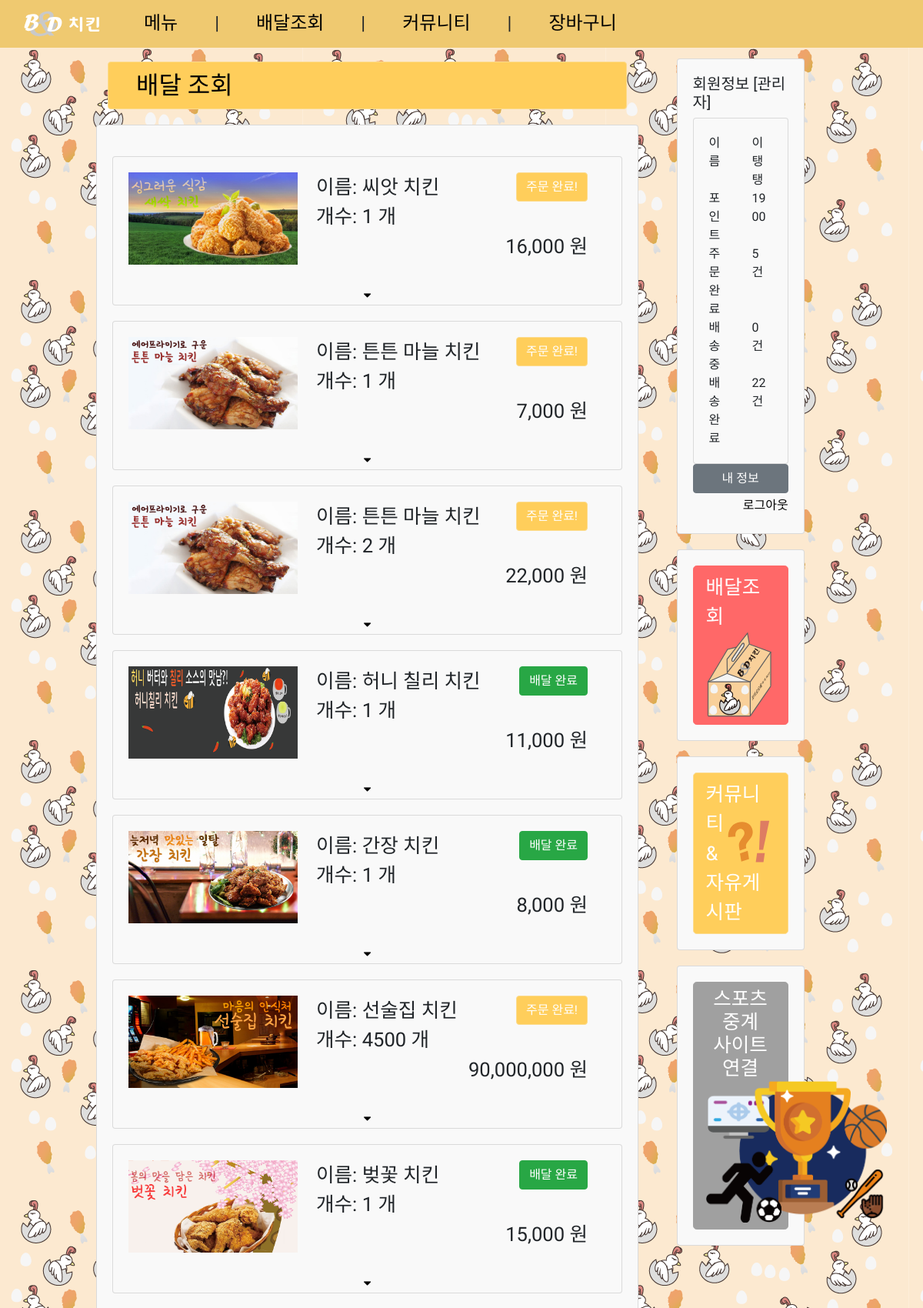
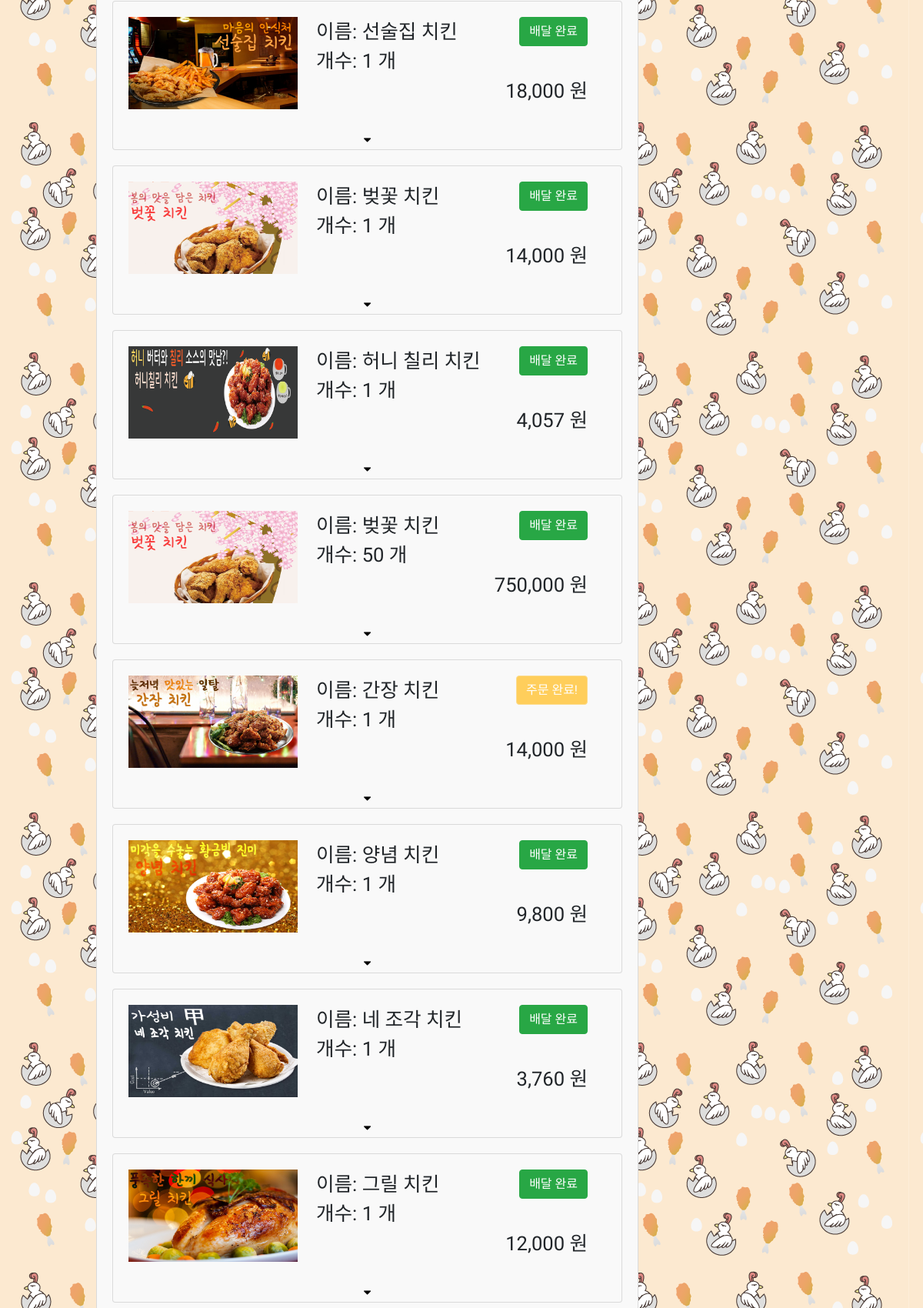
Page /pages/chicken/baedal.php (signed in, upper part) on the committed database (2 pictures, top to bottom).
### tables this page shows
CREATE TABLE `baedal_list` (
  `ID` int(11) NOT NULL,
  `userId` int(11) NOT NULL,
  `itemId` int(11) NOT NULL,
  `itemName` varchar(40) NOT NULL,
  `itemNum` int(11) NOT NULL,
  `peopleName` varchar(40) NOT NULL,
  `addressName` varchar(40) NOT NULL,
  `phone1` varchar(40) NOT NULL,
  `phone2` varchar(40) NOT NULL,
  `address` varchar(40) NOT NULL,
  `memo` text NOT NULL,
  `usedCupon` varchar(400) NOT NULL,
  `usedPoint` int(11) NOT NULL,
  `price` varchar(40) NOT NULL,
  `orderedTime` timestamp NOT NULL DEFAULT CURRENT_TIMESTAMP,
  `baedal` tinyint(1) NOT NULL,
  `completeTime` timestamp NULL DEFAULT NULL
);

CREATE TABLE `user` (
  `userId` int(11) NOT NULL,
  `name` varchar(100) NOT NULL,
  `email` varchar(100) NOT NULL,
  `password` varchar(400) NOT NULL,
  `tel` varchar(40) NOT NULL,
  `address` varchar(100) NOT NULL,
  `point` int(11) NOT NULL
);

### pages/chicken/baedal.php (the view, shortened to what this page needs)
<?php
include "/var/www/html/WebProgramming/sql/connection/dbconnect.php";
mysqli_query($con, "set session character_set_connection=utf8;");
mysqli_query($con, "set session character_set_results=utf8;");
mysqli_query($con, "set session character_set_client=utf8;");
$role_sql = "SELECT `role` FROM `authorities` WHERE `userId` = " . $_SESSION['usr_id'];
$result = mysqli_query($con, $role_sql);
while ($row = mysqli_fetch_assoc($result))
    $auth[] = $row['role'];
$resultCnt = 0;
$baedal_list_sql = "SELECT `ID`, `itemId`, `itemName`, `itemNum`, `peopleName`, `addressName`, `phone1`, `phone2`, `address`, `memo`, `usedCupon`, `usedPoint`, `price`, `orderedTime`, `baedal`, `completeTime`, (SELECT url FROM `item_images` WHERE `itemId` = `baedal_list`.`itemId`) as `url` FROM `baedal_list`";
$baedal_list_sql .= " ORDER BY `ID` DESC";
$result = mysqli_query($con, $baedal_list_sql);
while ($row = mysqli_fetch_assoc($result)) {
    $baedal[$resultCnt]['ID'] = $row['ID'];
    $baedal[$resultCnt]['itemId'] = $row['itemId'];
    $baedal[$resultCnt]['itemName'] = $row['itemName'];
    $baedal[$resultCnt]['itemNum'] = $row['itemNum'];
    $baedal[$resultCnt]['peopleName'] = $row['peopleName'];
    $baedal[$resultCnt]['addressName'] = $row['addressName'];
    $baedal[$resultCnt]['phone1'] = $row['phone1'];
    $baedal[$resultCnt]['phone2'] = $row['phone2'];
    $baedal[$resultCnt]['address'] = $row['address'];
    $baedal[$resultCnt]['memo'] = $row['memo'];
    $baedal[$resultCnt]['usedCupon'] = $row['usedCupon'];
    $baedal[$resultCnt]['usedPoint'] = $row['usedPoint'];
    $baedal[$resultCnt]['price'] = $row['price'];
    $baedal[$resultCnt]['orderedTime'] = $row['orderedTime'];
    $baedal[$resultCnt]['baedal'] = $row['baedal'];
    $baedal[$resultCnt]['completeTime'] = $row['completeTime'];
    $baedal[$resultCnt]['url'] = $row['url'];
    if ($baedal[$resultCnt]['baedal'] == 0 && $baedal[$resultCnt]['completeTime'] == NULL) {
        $baedal[$resultCnt]['isComplete'][1] = 'btn-yellow';
        $baedal[$resultCnt]['isComplete'][0] = '주문 완료!';
    } else if ($baedal[$resultCnt]['completeTime'] == NULL) {
        $baedal[$resultCnt]['isComplete'][1] = 'btn-secondary';
        $baedal[$resultCnt]['isComplete'][0] = '배달 중 ~';
    } else {
        $baedal[$resultCnt]['isComplete'][1] = 'btn-success';
        $baedal[$resultCnt]['isComplete'][0] = '배달 완료';
    }
    $cuponCnt = 0;
    $cupon_list = json_decode($row['usedCupon']);
    if (empty($cupon_list)) $baedal[$resultCnt]['cupon'] = [];
    else {
        foreach ($cupon_list as $c) {
            $cupon_sql = "SELECT `name`, `price` FROM `cupon_list` WHERE `ID` = " . $c;
            $cupon_result = mysqli_query($con, $cupon_sql);
            while ($cupon_row = mysqli_fetch_assoc($cupon_result)) {
                $baedal[$resultCnt]['cupon'][$cuponCnt][0] = $cupon_row['name'];
                $baedal[$resultCnt]['cupon'][$cuponCnt][1] = $cupon_row['price'];
                $cuponCnt++;
            }
        }
    }
    $resultCnt++;
}
?>
<!DOCTYPE html>
<html>
    <head>
    <?php include "../header.php"; ?>
    </head>
    <body>
    <?php include "../navbar.php"; ?>
  <div class="container-fluid" style="padding-left: 125px; padding-right: 125px; background-image: url('../../assets/images/background-2.png');">
    <div class="row">
      <div class="col-lg-9">
          <div class="col-lg-12 mt-4">
            <div class="btn btn-yellow full_button">
                <span class="huge_font" style="float: left; padding-left: 1.5rem;">
                    배달 조회
                </span>
            </div>
          </div>
        <div class="card">
            <div class="card-body text-center">
                <?php
                for ($i = 0; $i < count($baedal); $i++) {
                    echo '
                    <div class="card">
                        <div class="card-body text-left">
                            <a href="./details.php?id=' . $baedal[$i]['itemId'] . '" .>
                                <img class="float-left" src="../../' . $baedal[$i]['url'] . '" width=220 height=120>
                            </a>
                            <div class="large_font float-left px-4" style="width: calc(100% - 220px)">
                                <span id="phase' . $baedal[$i]['ID'] . '" class="btn ' . $baedal[$i]['isComplete'][1] . ' float-right" onclick="nextPhase(' . $baedal[$i]['ID'] . ')">
                                    ' . $baedal[$i]['isComplete'][0] . '
                                </span>
                                <div>
                                    <span>이름: </span>
                                    <span>' . $baedal[$i]['itemName'] . '</span>
                                </div>
                                <div>
                                    <span>개수: </span>
                                    <span>' . $baedal[$i]['itemNum'] . ' 개</span>
                                </div>
                                <div class="float-right">
                                    <span>' . number_format($baedal[$i]['price']) . ' 원</span>
                                </div>
                            </div>
                        </div>
                        <a data-toggle="collapse" href="#item' . $baedal[$i]['ID'] . '" role="button" aria-expanded="false" aria-controls="item' . $baedal[$i]['ID'] . '">
                            <span class="fa fa-sort-down p-2"></span>
                        </a>
                    </div>
                    <div id=item' . $baedal[$i]['ID'] . ' class="collapse">
                                        ' . $baedal[$i]['peopleName'] . '
                                        ' . $baedal[$i]['addressName'] . '
                                        ' . $baedal[$i]['phone1'] . '
                                        ' . $baedal[$i]['phone2'] . '
                                        ' . $baedal[$i]['address'] . '
                                        ' . $baedal[$i]['memo'] . '
                        <div class="card m-0">
                            <div class="card-body text-left">
                                <div class="row">
                                    <div class="col-10">
                                        ' . number_format($baedal[$i]['usedPoint']) . '
                                    </div>';
                                echo'</div>
                            </div>
                        </div>
                    </div>';
                }
                ?>
            </div>
        </div>
      </div>
      <?php include "../sidebar.php"; ?>
    </div>
  </div>
    </body>
</html>

### pages/sidebar.php (shortened to what this page needs)
<div class="col-lg-3" style="padding-right: 3%; padding-left: 2%">
  <div class="container">
      <div class="card">
          <div class="card-body">
                  <?php
                  if (!isset($_SESSION['usr_id'])) {
                  ?>
                  <div class="text-center">
                      <img src="../../assets/images/Text_Logo.svg" height=100 class="img_top" style="width: 5rem;" />
                      <img src="../../assets/images/Chicken_Logo.svg" height=150 style="width: 7rem;" />
                  </div>
                  <h5 class="card-title">로그인</h5>
                  <form method="POST" action="../user/login.php">
                      <div class="form-group">
                          <input type="text" class="form-control" placeholder="이메일" name="email" >
                          <input type="password" class="form-control" placeholder="패스워드" name="password">
                      </div>
                      <button type="submit" class="btn btn-primary form-control">로그인</button>
                      <div class="my-1">
                          <div class="float-left">
                              <a href="../user/register.php">회원가입</a>
                          </div>
                          <div class="float-right">
                              <a href="../user/idfind.php">이메일 찾기</a>
                              <a href="../user/pwfind.php">비밀번호 찾기</a>
                          </div>
                      </div>
                  </form>
                  <?php
                  } else {
                  $role_sql = "SELECT `role` FROM `authorities` WHERE `userId` = " . $_SESSION['usr_id'];
                  $result = mysqli_query($con, $role_sql);
                  while ($row = mysqli_fetch_assoc($result))
                      $auth[] = $row['role'];
                  if (in_array("IS_ADMIN", $auth))
                      $isAdmin = true;
                  else
                      $isAdmin = false;
                  $notBaedal = 0;
                  $isBaedal = 0;
                  $completeBaedal = 0;
                  $point_sql = "SELECT `point` FROM `user` WHERE `userId` = " . $_SESSION['usr_id'];
                  $user_sql = "SELECT `baedal`, `completeTime` FROM `baedal_list`";
                  $result = mysqli_query($con, $point_sql);
                  while ($row = mysqli_fetch_assoc($result)) {
                      $point = $row['point'];
                  }
                  $result = mysqli_query($con, $user_sql);
                  while ($row = mysqli_fetch_assoc($result)) {
                      if ($row['baedal'] == 0 && $row['completeTime'] == NULL) {
                          $notBaedal++;
                      } else if ($row['completeTime'] == NULL) {
                          $isBaedal++;
                      } else {
                          $completeBaedal++;
                      }
                  }
                  ?>
                  <h5 class="text-title">회원정보
                  <?php
                  if ($isAdmin)
                      echo "[관리자]";
                  ?>
                  </h5>
                  <div class="card m-0">
                      <div class="card-body">
                          <div class="row">
                              <div class="col-6 form-group">이름</div>
                              <div class="col-6"><?php echo $_SESSION['usr_name']; ?></div>
                              <div class="col-6">포인트</div>
                              <div class="col-6"><?php echo $point; ?></div>
                              <div class="col-6">주문완료</div>
                              <div class="col-6"><?php echo $notBaedal; ?> 건</div>
                              <div class="col-6">배송중</div>
                              <div class="col-6"><?php echo $isBaedal; ?> 건</div>
                              <div class="col-6">배송완료</div>
                              <div class="col-6"><?php echo $completeBaedal; ?> 건</div>
                          </div>
                      </div>
                  </div>
                  <a class="btn btn-secondary full_button text-white" href="../user/profile.php">내 정보</a>
                  <div class="text-right my-1">
                      <a href="../user/logout.php">로그아웃</a>
                  </div>
                  <?php
                  }
                  ?>
                </div>
            </div>
      <div class="card" onclick="location.href='../chicken/baedal.php'">
          <div class="card-body">
              <div class="btn btn-lg btn-red full_button text-left">
                  <span class="large_font">배달조회</span>
                  <div style="float: right;"><img src="../../assets/images/box.svg" style="width: 6rem; height: 7rem" /></div>
              </div>
          </div>
      </div>
      <div class="card" onclick="location.href='../community/notice.php'">
          <div class="card-body">
              <div class="btn btn-lg btn-yellow full_button text-left">
                  <span class="large_font">
                      커뮤니티
                      <div style="float: right; padding-top: 10px;">
                          <img src="../../assets/images/Q&A.svg" style="width: 4rem; height: 4rem;" />
                      </div>
                      <br>& 자유게시판
                  </span>
              </div>
          </div>
      </div>
      <div class="card">
          <div class="card-body">
              <div class="btn btn-lg btn-gray full_button text-center">
                  <span class="one_line_height large_font">
                      스포츠 중계
                      <br>
                      사이트 연결
                      <br>
                  </span>
                  <img src="../../assets/images/sports.png" style="height: 11.5rem" onclick="window.open('../../popup/sports.php', '_blank', 'width=523, height=530, toolbar=no, scrollbars=no, resizable=yes');">
              </div>
          </div>
      </div>
    </div>
  </div>

### css/style.css (style rules this page uses)
body { font-family: 'Do Hyeon', sans-serif; padding-top: 56px; background-color: #fff9ed; }
a, a:hover, a:link { color: black; }
.full_button { width: 100%; }
.large_font { font-size: 1.6rem; }
.huge_font { font-size: 2rem; color: black; }
.btn-gray { background-color: #a0a0a0; border-color: #a0a0a0; color: white; }
.btn-red { background-color: #ff6868; border-color: #ff6868; color: white; }
.btn-yellow { background-color: #ffce5b; border-color: #fcdb8d; color: white; }
.card { margin-top: 20px; background-color: #f9f9f9; }
.one_line_height { line-height: 1; }

### rows in the picture
baedal_list: shows a picture, isComplete "주문 완료!", itemName "씨앗 치킨", itemNum "1", price "16,000"
baedal_list: isComplete "주문 완료!", itemName "튼튼 마늘 치킨", itemNum "1", price "7,000"
baedal_list: isComplete "주문 완료!", itemName "튼튼 마늘 치킨", itemNum "2", price "22,000"
baedal_list: isComplete "배달 완료", itemName "허니 칠리 치킨", itemNum "1", price "11,000"
baedal_list: isComplete "배달 완료", itemName "간장 치킨", itemNum "1", price "8,000"
baedal_list: isComplete "주문 완료!", itemName "선술집 치킨", itemNum "4500", price "90,000,000"
baedal_list: isComplete "배달 완료", itemName "벚꽃 치킨", itemNum "1", price "15,000"
baedal_list: isComplete "배달 완료", itemName "선술집 치킨", itemNum "1", price "18,000"
baedal_list: isComplete "배달 완료", itemName "벚꽃 치킨", itemNum "1", price "14,000"
baedal_list: isComplete "배달 완료", itemName "허니 칠리 치킨", itemNum "1", price "4,057"
baedal_list: isComplete "배달 완료", itemName "벚꽃 치킨", itemNum "50", price "750,000"
baedal_list: isComplete "주문 완료!", itemName "간장 치킨", itemNum "1", price "14,000"
baedal_list: shows a picture, isComplete "배달 완료", itemName "양념 치킨", itemNum "1", price "9,800"
baedal_list: shows a picture, isComplete "배달 완료", itemName "네 조각 치킨", itemNum "1", price "3,760"
baedal_list: shows a picture, isComplete "배달 완료", itemName "그릴 치킨", itemNum "1", price "12,000"
user: point "1900"

### other values in the picture
$_SESSION['usr_name'] "이탱탱"
$notBaedal "5"
$isBaedal "0"
$completeBaedal "22"
